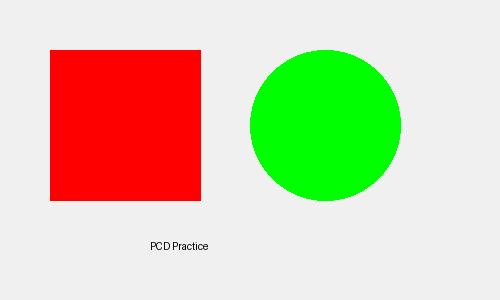
#> input picture pcd-stup/image.jpg, 500 x 300 px
$ python modul_14_tracking.py
#> lines starting #> are read from the running program, lines starting #| are printed output that depends on the picture; after the words box and inside, x2 and y2 are one past the last pixel; in counts of white or black regions, pixels touching at a corner belong together
import cv2
img=cv2.imread('image.jpg')
#> img is the input picture: shape (300, 500, 3); mean B, G, R 175, 205, 213.1
hsv=cv2.cvtColor(img,cv2.COLOR_BGR2HSV)
#> hsv: shape (300, 500, 3); mean H, S, V 14.5, 69.6, 243.5
mask=cv2.inRange(hsv,(35,50,50),(85,255,255))
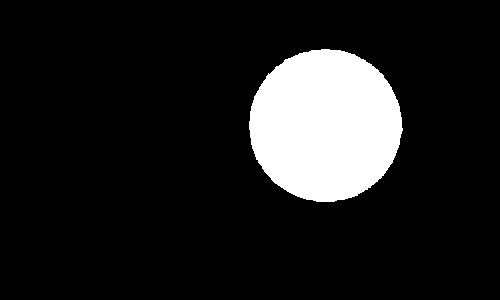
#> mask: shape (300, 500); 12.2% white; 1 white region, box (x1, y1, x2, y2) and area: (249, 49, 403, 202) 18318
cv2.imwrite('mask.jpg',mask)
